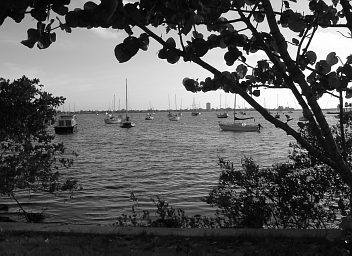
%> input picture Blatt05/boats.tif, 352 x 256 px
$ octave sh05ex01.m   (GNU Octave 9; MATLAB toolbox functions it lacks are replaced by stand-ins)
%> lines starting %> are read from the running program, lines starting %| are printed output that depends on the picture
boats = im2double(imread('boats.tif'));
%> boats: size 256x352 double; min 0, max 1, mean 0.352

G = cell(1,6);
S = cell(1,6);
G{1} = boats;
S{1} = boats;

figure;

subplot(2,6,1);
imshow(G{1});
title({"Subsampled by 1","with Gaussian Blur"});
subplot(2,6,7);
imshow(S{1});
title({"Subsampled by 1","without Gaussian Blur"});


for c=2:6
%> this loop made 5 passes; what is shown inside it comes from the first
   blurred = imgaussfilt(G{c-1});
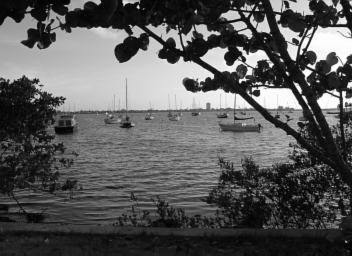
%> blurred: size 256x352 double; min 0.00889, max 1, mean 0.352
   G{c} = blurred(1:2:end, 1:2:end);
   S{c} = S{c-1}(1:2:end, 1:2:end);
   subplot(2,6,c);
   imshow(G{c});
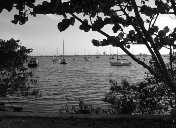
%> displayed picture: size 128x176, on the screen's scale of 0 to 255; min 3, max 255, mean 89.8
   title({"Subsampled by " + 2^(c-1),"with Gaussian Blur"});
   subplot(2,6,c+6);
   imshow(S{c});
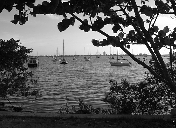
%> displayed picture: size 128x176, on the screen's scale of 0 to 255; min 0, max 255, mean 89.8
   title({"Subsampled by " + 2^(c-1),"without Gaussian Blur"});
end
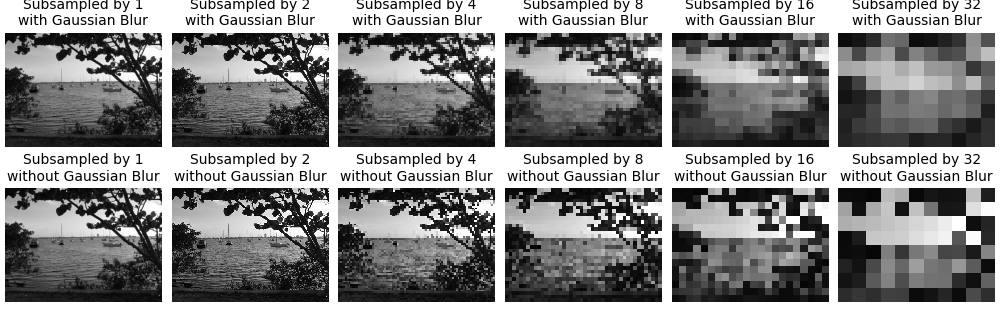
%> figure redrawn from the program's plot data, 12 panels

print("sh05ex01.eps", "-depsc");
